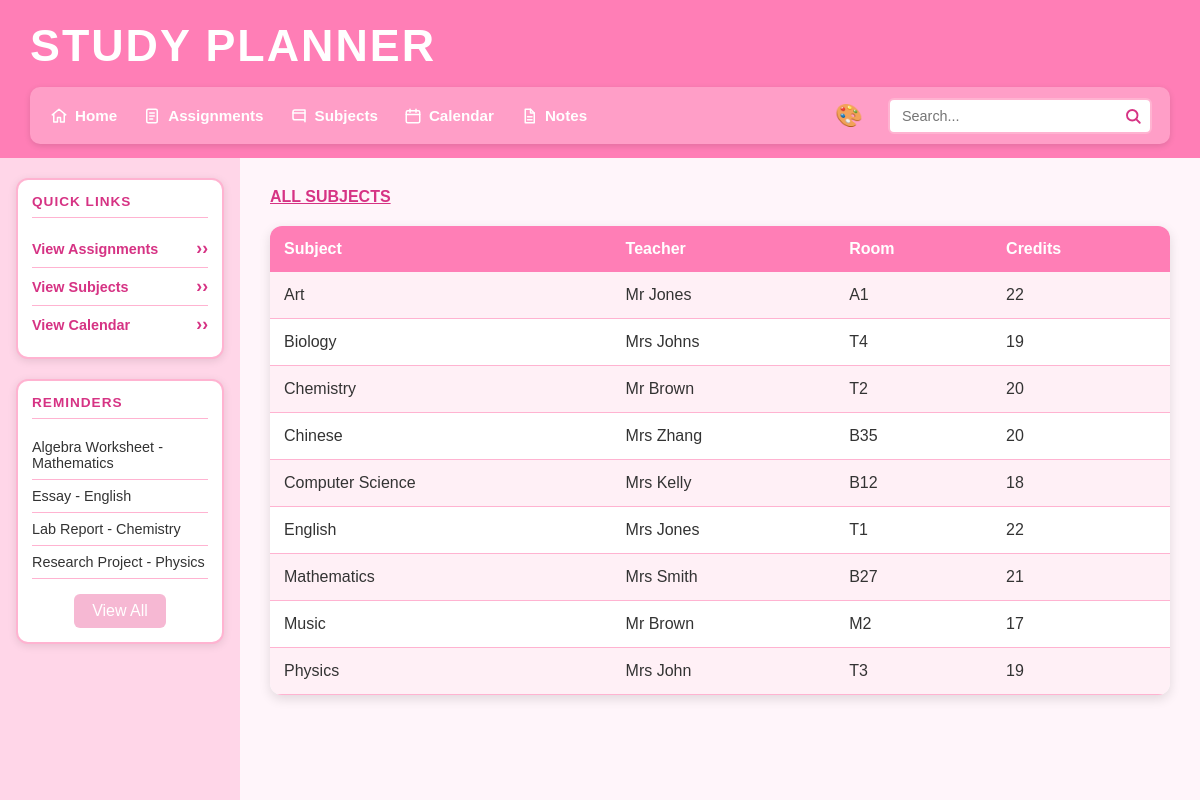
The page /subjects on the database as committed earlier.
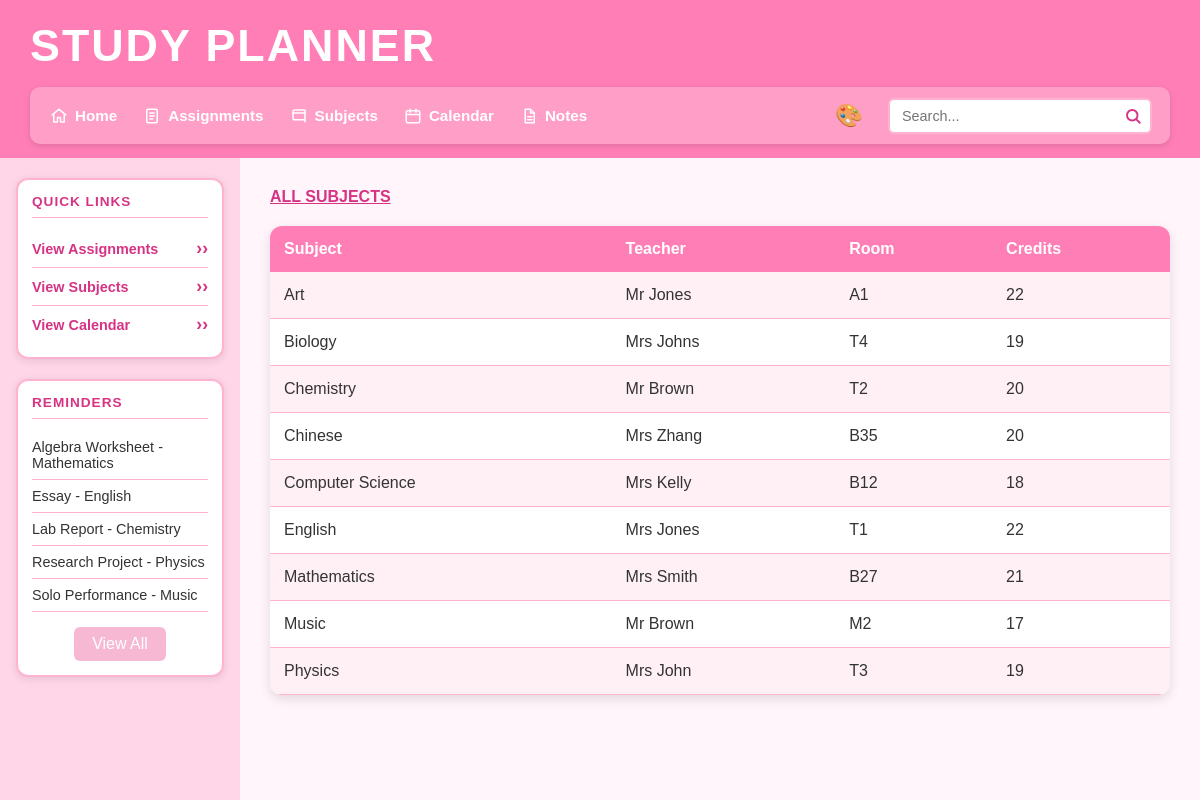
The same page on the database as committed later.
### tables this page shows
CREATE TABLE assignments (id INTEGER PRIMARY KEY AUTOINCREMENT, subject_id INTEGER REFERENCES subjects (id) NOT NULL, user_id INTEGER REFERENCES users (id) NOT NULL, assignment_name TEXT NOT NULL, due_date TEXT (19) NOT NULL, priority TEXT NOT NULL CHECK ((priority IN ('Low', 'Medium', 'High'))), status TEXT (25), notes TEXT, created_at TEXT (19));

CREATE TABLE subjects (id INTEGER PRIMARY KEY AUTOINCREMENT, subject_name TEXT NOT NULL UNIQUE, teacher_name TEXT NOT NULL, room TEXT, credits INTEGER CHECK ((credits > 0)));

### main.py (the view)
@app.route("/subjects")
def subjects():
    sort = request.args.get("sort", "subject_name")
    subject_list = get_subjects(sort)
    return render_template(
        "subjects.html",
        subjects=subject_list
    )

### main.py (called while the page is built)
def create_connection(db_file):
    try:
        connection = sqlite3.connect(db_file)
        return connection
    except Error as e:
        print(e)
    return None

def get_subjects(sort="subject_name"):
    allowed_sorts = [
        "id",
        "subject_name",
        "teacher_name",
        "room",
        "credits"
    ]
    if sort not in allowed_sorts:
        sort = "subject_name"
    if sort == "credits":
        order = "DESC"
    else:
        order = "ASC"
    query = f"""
        SELECT id, subject_name, teacher_name, room, credits
        FROM subjects
        ORDER BY {sort} {order}
    """
    con = create_connection(DATABASE)
    cur = con.cursor()
    cur.execute(query)
    rows = cur.fetchall()
    con.close()
    return rows

@app.context_processor
def inject_reminders():
    return {"reminders": get_reminders()}

### templates/subjects.html
{% extends "base.html" %}
{% block main %}
<h2 class="page-title">All Subjects</h2>
<table>
    <tr>
        <th>
            <a href="/subjects?sort=subject_name">
                Subject
            </a>
        </th>
        <th>
            <a href="/subjects?sort=teacher_name">
                Teacher
            </a>
        </th>
        <th>
            <a href="/subjects?sort=room">
                Room
            </a>
        </th>
        <th>
            <a href="/subjects?sort=credits">
                Credits
            </a>
        </th>
    </tr>
    {% for row in subjects %}
    <tr>
        <td>{{ row[1] }}</td>
        <td>{{ row[2] }}</td>
        <td>{{ row[3] }}</td>
        <td>{{ row[4] }}</td>
    </tr>
    {% else %}
    <tr>
        <td colspan="4">No subjects found.</td>
    </tr>
    {% endfor %}
</table>
{% endblock %}

### templates/base.html (shortened to what this page needs)
<!DOCTYPE html>
<html lang="en">
<head>
    <link type="text/css" rel="stylesheet" href="/static/css/style.css">
</head>
<body class="theme-{{ request.cookies.get('theme', 'pink') }}">
    <header class="top-header">
        <h1 class="site-title">Study Planner</h1>
        <div class="header-row">
            <div class="nav-bar">
                <nav class="main-nav">
                    <ul>
                        <li>
                            <a href="/">
                                <img src="/static/images/home.svg"
                                     alt="Home"
                                     class="nav-icon">
                                Home
                            </a>
                        </li>
                        <li>
                            <a href="/assignments">
                                <img src="/static/images/assignments.svg"
                                     alt="Assignments"
                                     class="nav-icon">
                                Assignments
                            </a>
                        </li>
                        <li>
                            <a href="/subjects">
                                <img src="/static/images/subjects.svg"
                                     alt="Subjects"
                                     class="nav-icon">
                                Subjects
                            </a>
                        </li>
                        <li>
                            <a href="/calendar">
                                <img src="/static/images/calendar.svg"
                                     alt="Calendar"
                                     class="nav-icon">
                                Calendar
                            </a>
                        </li>
                        <li>
                            <a href="/notes">
                                <img src="/static/images/notes.svg"
                                     alt="Notes"
                                     class="nav-icon">
                                Notes
                            </a>
                        </li>
                    </ul>
                </nav>
                <div class="theme-menu">
                    <span class="theme-icon">🎨</span>
                </div>
                <form class="search-form" method="POST" action="/search">
                    <div class="search-box">
                        <input type="text"
                               name="search"
                               id="search"
                               placeholder="Search...">
                    </div>
                </form>
            </div>
        </div>
    </header>
    <div class="body-container">
        <aside class="sidebar">
            <section class="sidebar-box">
                <h2>Quick Links</h2>
                <ul class="quick-links">
                    <li>
                        <a href="/assignments">View Assignments</a>
                    </li>
                    <li>
                        <a href="/subjects">View Subjects</a>
                    </li>
                    <li>
                        <a href="/calendar">View Calendar</a>
                    </li>
                </ul>
            </section>
            <section class="sidebar-box">
                <h2>Reminders</h2>
                <ul class="reminders">
                    {% for reminder in reminders %}
                    <li>
                        {{ reminder[0] }} - {{ reminder[1] }}
                    </li>
                {% endfor %}
                <a href="/reminders" class="view-all-button">View All</a>
            </ul>
</section>
        </aside>
        <main>
            {% block main %}{% endblock %}
        </main>
    </div>
</body>
</html>

Rows that differ between the two databases and show on the page:
added assignments: assignment_name "Solo Performance", subject_name "Music"
